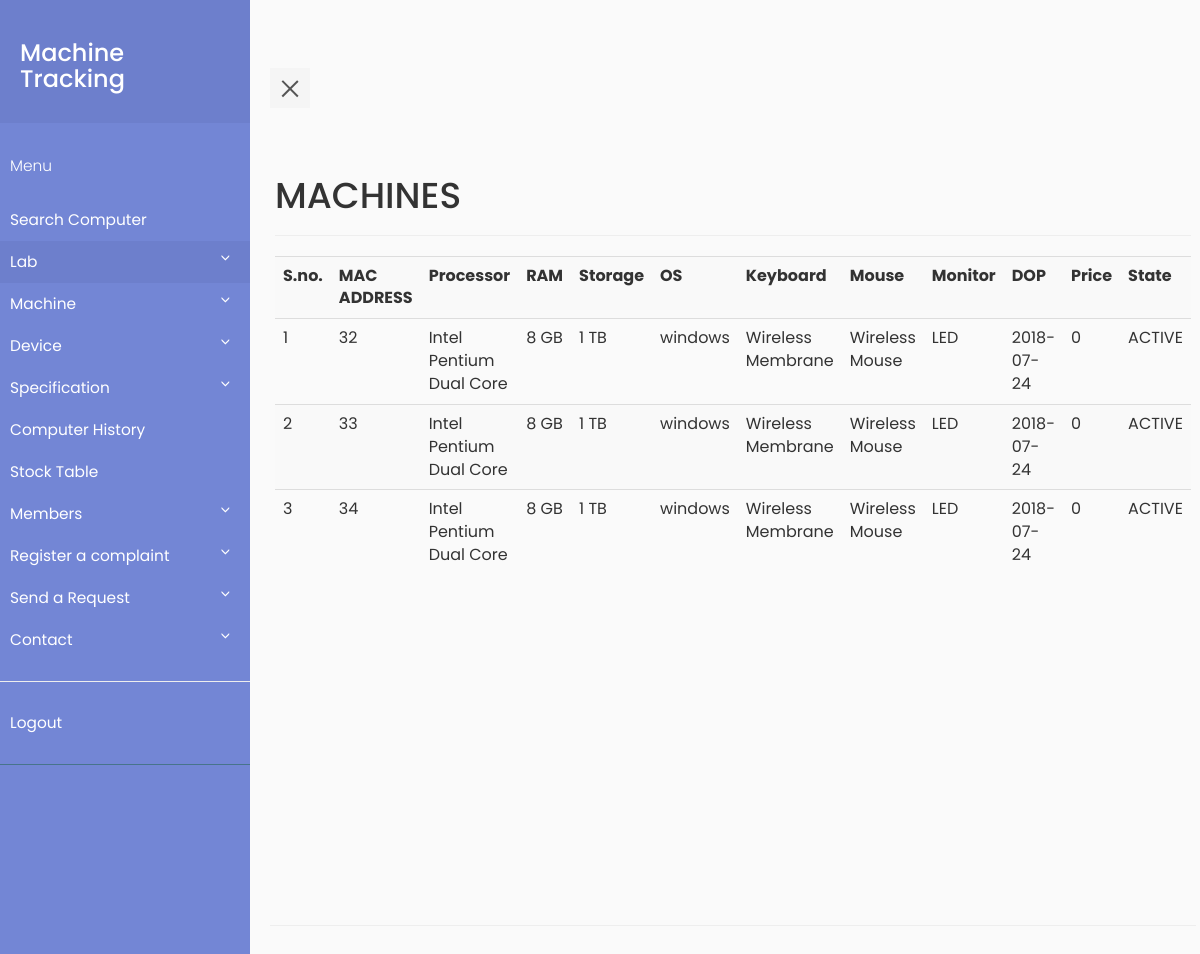
The page /viewpcbydept.php?dept=IT (signed in) on the database its author committed.
### tables this page shows
CREATE TABLE `machine` (
  `machine_id` int(11) NOT NULL,
  `MAC_ADDR` varchar(30) DEFAULT NULL,
  `processor` int(11) NOT NULL,
  `ram` int(11) NOT NULL,
  `memory` int(11) NOT NULL,
  `DOP` date DEFAULT NULL,
  `price` int(11) DEFAULT NULL,
  `state` varchar(10) DEFAULT NULL,
  `os` varchar(30) DEFAULT NULL,
  `monitor` int(11) NOT NULL,
  `keyboard` int(11) NOT NULL,
  `mouse` int(11) NOT NULL,
  `grn` int(11) NOT NULL
);

CREATE TABLE `specification` (
  `spec_id` int(11) NOT NULL,
  `spec` varchar(50) DEFAULT NULL,
  `name_id` int(11) DEFAULT NULL
);

### viewpcbydept.php (the view, shortened to what this page needs)
<?php
    require_once "pdo.php";
?>
<html>
<head>
    <link rel="stylesheet" type="text/css" href="https://maxcdn.bootstrapcdn.com/bootstrap/3.3.7/css/bootstrap.min.css" >
    <link rel="stylesheet" type="text/css" href="style5.css">
</head>
<body>
            <div class="wrapper">
     <?php if (isset($_SESSION['id'])&&$_SESSION['role']=='0') include "navbar.php";
                else if(isset($_SESSION['id'])&&$_SESSION['role']=='1')  include "navbar_faculty.php";
                else include "navbar_tech.php";?>
         <div class="container-fluid row" id="content">
    <div class="page-header">
    <h1>MACHINES</h1>
    </div>
    <?php
        $stmtcnt = $pdo->query("SELECT COUNT(*) FROM machine");
        $row = $stmtcnt->fetch(PDO::FETCH_ASSOC);
        if($row['COUNT(*)']!=='0')
        {
            $i=1;
            $stmtread = $pdo->prepare("SELECT lab_id FROM lab where  department = :dpt");
            $stmtread->execute(array(':dpt' => $_GET['dept']));
            echo ("<table class=\"table table-striped\">
                <tr> <th>S.no.</th><th>MAC ADDRESS</th><th>Processor</th><th>RAM</th><th>Storage</th><th>OS</th><th>Keyboard</th><th>Mouse</th><th>Monitor</th><th>DOP</th><th>Price</th> <th>State</th> </tr>");
            while ( $row = $stmtread->fetch(PDO::FETCH_ASSOC) )
            {
                $pcf=$pdo->prepare("SELECT * FROM position where lab_id=:labid AND final_date='1970-01-01'");
                $pcf->execute(array(':labid'=>$row['lab_id']));
                while($row2=$pcf->fetch(PDO::FETCH_ASSOC))
                {
                    $mid=$row2['machine_id'];
                    $read2= $pdo -> query("SELECT * FROM machine where machine_id='$mid'");
                    while($row2 = $read2->fetch(PDO::FETCH_ASSOC))
                    {
                        $processor = $pdo->prepare("SELECT description FROM hardware where hardware_id = :hid");
                        $processor->execute(array(':hid' => $row2['processor']));
                        $processorn = $processor->fetch(PDO::FETCH_ASSOC);
                        $ram = $pdo->prepare("SELECT description FROM hardware where hardware_id = :hid");
                        $ram->execute(array(':hid' => $row2['ram']));
                        $ramn = $ram->fetch(PDO::FETCH_ASSOC);
                        $memory = $pdo->prepare("SELECT description FROM hardware where hardware_id = :hid");
                        $memory->execute(array(':hid' => $row2['memory']));
                        $memoryn = $memory->fetch(PDO::FETCH_ASSOC);
                        $keyboard = $pdo->prepare("SELECT description FROM hardware where hardware_id = :hid");
                        $keyboard->execute(array(':hid' => $row2['keyboard']));
                        $keyboardn = $keyboard->fetch(PDO::FETCH_ASSOC);
                        $mouse = $pdo->prepare("SELECT description FROM hardware where hardware_id = :hid");
                        $mouse->execute(array(':hid' => $row2['mouse']));
                        $mousen = $mouse->fetch(PDO::FETCH_ASSOC);
                        $monitor = $pdo->prepare("SELECT description FROM hardware where hardware_id = :hid");
                        $monitor->execute(array(':hid' => $row2['monitor']));
                        $monitorn = $monitor->fetch(PDO::FETCH_ASSOC);
                        echo ("<tr>");
                        echo ("<td>");
                        echo($i);
                        echo("</td>");
                        echo ("<td>");
                        echo(htmlentities($row2['MAC_ADDR']));
                        echo ("</td>");
                        echo ("<td>");
                        $pro = $pdo->prepare("SELECT spec FROM specification where spec_id = :spec_id");
                $pro->execute(array(':spec_id' => $processorn['description']));
                $pron = $pro->fetch(PDO::FETCH_ASSOC);
                echo($pron['spec']);
                        echo ("</td>");
                        echo ("<td>");
                        $ram = $pdo->prepare("SELECT spec FROM specification where spec_id = :spec_id");
                $ram->execute(array(':spec_id' => $ramn['description']));
                $ramn = $ram->fetch(PDO::FETCH_ASSOC);
                echo($ramn['spec']);
                        echo ("</td>");
                        echo ("<td>");
                        $memory = $pdo->prepare("SELECT spec FROM specification where spec_id = :spec_id");
                $memory->execute(array(':spec_id' => $memoryn['description']));
                $memoryn = $memory->fetch(PDO::FETCH_ASSOC);
                echo($memoryn['spec']);
                        echo ("</td>");
                        echo ("<td>");
                        echo(htmlentities($row2['os']));
                        echo ("</td>");
                        echo ("<td>");
                        $keyboard = $pdo->prepare("SELECT spec FROM specification where spec_id = :spec_id");
                $keyboard->execute(array(':spec_id' => $keyboardn['description']));
                $keyboardn = $keyboard->fetch(PDO::FETCH_ASSOC);
                echo($keyboardn['spec']);
                        echo ("</td>");
                        echo ("<td>");
                        $mouse = $pdo->prepare("SELECT spec FROM specification where spec_id = :spec_id");
                $mouse->execute(array(':spec_id' => $mousen['description']));
                $mousen = $mouse->fetch(PDO::FETCH_ASSOC);
                echo($mousen['spec']);
                        echo ("</td>");
                        echo ("<td>");
                        $monitor = $pdo->prepare("SELECT spec FROM specification where spec_id = :spec_id");
                $monitor->execute(array(':spec_id' => $monitorn['description']));
                $monitorn = $monitor->fetch(PDO::FETCH_ASSOC);
                echo($monitorn['spec']);
                        echo ("</td>");
                        echo ("<td>");
                        echo(htmlentities($row2['DOP']));
                        echo ("</td>");
                        echo ("<td>");
                        echo(htmlentities($row2['price']));
                        echo ("</td>");
                        echo ("<td>");
                        echo(htmlentities($row2['state']));
                        echo ("</td>");
                        $i++;
                    }
                }
            }
            echo('</table>');
        }
    ?>
    </div>
</body>
</html>

### style5.css (style rules this page uses)
body { font-family: 'Poppins', sans-serif; background: #fafafa; }
.wrapper { display: flex; align-items: stretch; perspective: 1500px; }
#content { padding: 20px; min-height: 100vh; transition: all 0.3s; }

### rows shown on the page
machine: MAC_ADDR "32", specification.spec "Intel Pentium Dual Core", specification.spec "8 GB", specification.spec "1 TB", os "windows", specification.spec "Wireless Membrane", specification.spec "Wireless Mouse", specification.spec "LED", DOP "2018-07-24", price "0", state "ACTIVE"
machine: MAC_ADDR "33", specification.spec "Intel Pentium Dual Core", specification.spec "8 GB", specification.spec "1 TB", os "windows", specification.spec "Wireless Membrane", specification.spec "Wireless Mouse", specification.spec "LED", DOP "2018-07-24", price "0", state "ACTIVE"
machine: MAC_ADDR "34", specification.spec "Intel Pentium Dual Core", specification.spec "8 GB", specification.spec "1 TB", os "windows", specification.spec "Wireless Membrane", specification.spec "Wireless Mouse", specification.spec "LED", DOP "2018-07-24", price "0", state "ACTIVE"
